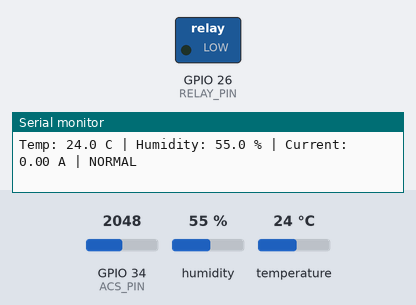
Recording of a sketch running on a simulated ESP32. Shown: switched loads named in the sketch (green lamp = pin HIGH), the last lines printed to the serial monitor. The test bench sets the inputs (shaded band); at power-on: temperature 24 °C, GPIO 34 (ACS_PIN) = 2048, humidity 55 % (analog values on the 0–4095 scale). WiFi joins after 1.5 s; servers stay silent unless stated; no MQTT or app messages arrive unless stated.

Above: at 2.7 s.
2.8 s: temperature set to 38 °C
7.4 s: temperature set to 41 °C
At 11.2 s:
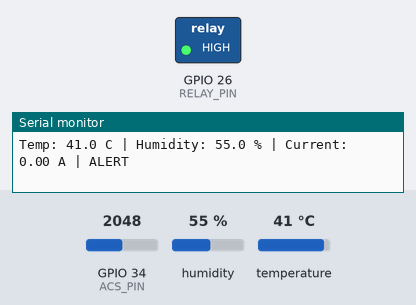
13.6 s: temperature set to 12 °C
At 15.4 s:
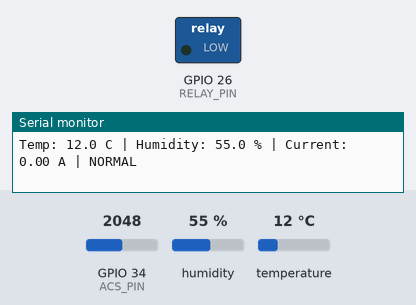
15.7 s: GPIO 34 (ACS_PIN) set to 2439
17.3 s: GPIO 34 (ACS_PIN) set to 2554
At 18.5 s:
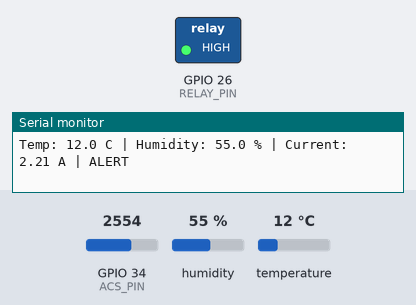
Timing chart, 0 to 20.3 s (numbered marks = the images above; inputs shaded):
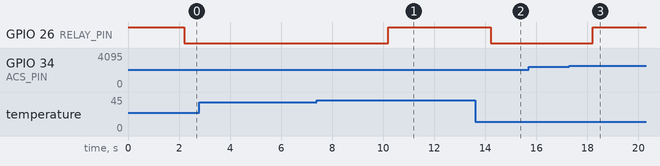

Measured:
- the behaviour switches between 39 and 40 °C on temperature (found by bisection; images 0 and 1)
- the behaviour switches between 2506 and 2507 on GPIO 34 (ACS_PIN) (found by bisection; images 2 and 3)
- after the input at 7.4 s, GPIO 26 (RELAY_PIN): LOW → HIGH after 2.8 s
- after the input at 13.6 s, GPIO 26 (RELAY_PIN): HIGH → LOW after 0.61 s
- after the input at 17.3 s, GPIO 26 (RELAY_PIN): LOW → HIGH after 0.91 s

The sketch:

esp32_monitor.ino
```cpp
#include <WiFi.h>
#include <PubSubClient.h>
#include <DHT.h>

// Configure these for your network and actual hardware.
const char* WIFI_SSID = "YOUR_WIFI_NAME";
const char* WIFI_PASSWORD = "YOUR_WIFI_PASSWORD";
const char* MQTT_HOST = "192.168.1.10";
const int MQTT_PORT = 1883;

#define DHT_PIN 4
#define DHT_TYPE DHT11
#define ACS_PIN 34
#define RELAY_PIN 26

// ACS712 sensitivity (mV/A): typically 185 (5A), 100 (20A), 66 (30A).
// Verify variant and calibrate offset/sensitivity for your setup.
const float ACS_SENSITIVITY_MV_PER_A = 185.0;
const float ADC_VREF = 3.3;
const int ADC_MAX = 4095;

// Demonstration thresholds only; determine suitable values for your application.
const float TEMP_LIMIT_C = 40.0;
const float CURRENT_LIMIT_A = 2.0;
const bool RELAY_ACTIVE_LOW = true;

DHT dht(DHT_PIN, DHT_TYPE);
WiFiClient wifi;
PubSubClient mqtt(wifi);

void setRelay(bool on) {
  digitalWrite(RELAY_PIN, RELAY_ACTIVE_LOW ? (on ? LOW : HIGH) : (on ? HIGH : LOW));
}

float readCurrentA() {
  const int n = 500;
  long total = 0;
  for (int i = 0; i < n; i++) {
    total += analogRead(ACS_PIN);
    delayMicroseconds(250);
  }
  float avg = (float)total / n;
  float volts = avg * ADC_VREF / ADC_MAX;
  float zeroV = ADC_VREF / 2.0; // starting assumption; calibrate this
  float sensitivity = ACS_SENSITIVITY_MV_PER_A / 1000.0;
  return (volts - zeroV) / sensitivity;
}

void connectWiFi() {
  WiFi.mode(WIFI_STA);
  WiFi.begin(WIFI_SSID, WIFI_PASSWORD);
  while (WiFi.status() != WL_CONNECTED) delay(500);
}

void connectMQTT() {
  while (!mqtt.connected()) {
    if (mqtt.connect("esp32-multiparameter-monitor")) break;
    delay(2000);
  }
}

void setup() {
  Serial.begin(115200);
  pinMode(RELAY_PIN, OUTPUT);
  setRelay(false);
  analogReadResolution(12);
  dht.begin();
  connectWiFi();
  mqtt.setServer(MQTT_HOST, MQTT_PORT);
}

void loop() {
  if (WiFi.status() != WL_CONNECTED) connectWiFi();
  if (!mqtt.connected()) connectMQTT();
  mqtt.loop();

  static unsigned long last = 0;
  if (millis() - last < 2000) return;
  last = millis();

  float t = dht.readTemperature();
  float h = dht.readHumidity();
  float amps = readCurrentA();
  bool validDHT = !isnan(t) && !isnan(h);
  bool alert = (validDHT && t >= TEMP_LIMIT_C) || (amps >= CURRENT_LIMIT_A);

  // Illustrative relay response; verify module polarity and safe state.
  setRelay(!alert);

  if (validDHT) {
    mqtt.publish("lab/monitor/temperature_c", String(t, 1).c_str(), true);
    mqtt.publish("lab/monitor/humidity_pct", String(h, 1).c_str(), true);
  }
  mqtt.publish("lab/monitor/current_a", String(amps, 2).c_str(), true);
  mqtt.publish("lab/monitor/status", alert ? "ALERT_RELAY_OFF" : "NORMAL", true);

  Serial.printf("Temp: %.1f C | Humidity: %.1f %% | Current: %.2f A | %s\n",
                t, h, amps, alert ? "ALERT" : "NORMAL");
}
```
